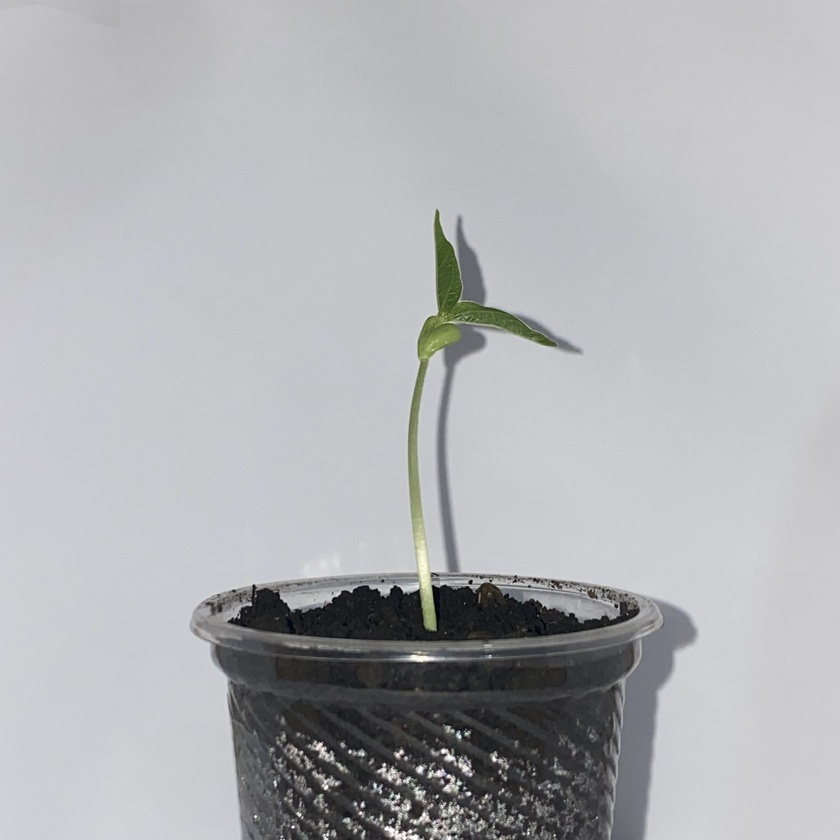
#> input picture growth/4.jpg, 840 x 840 px, shrunk from 3024 x 3024 before the run, found by its file name
$ jupyter execute --allow-errors 'Foreground with Blurred Background.ipynb'
#> lines starting #> are read from the running program, lines starting #| are printed output that depends on the picture; after the words box and inside, x2 and y2 are one past the last pixel; in counts of white or black regions, pixels touching at a corner belong together
[cell 1]
import cv2
import numpy as np

# Read the image
image = cv2.imread('images/growth/4.jpg')
#> image is the input picture: shape (840, 840, 3); mean B, G, R 181, 177.8, 177.1

#Convert to Grayscale
gray_image = cv2.cvtColor(image, cv2.COLOR_BGR2GRAY)

#Apply Gaussian Blurring
blurred_image = cv2.GaussianBlur(gray_image, (5, 5), 0)

#Edge Detection
edges = cv2.Canny(blurred_image, 100, 200)
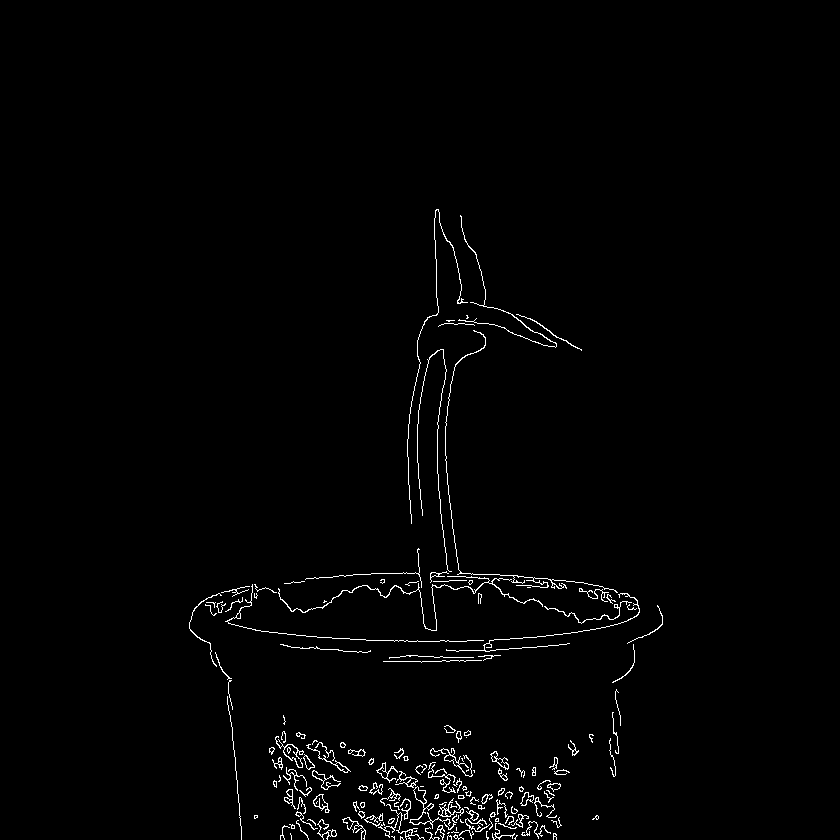
#> edges: shape (840, 840); 1.4% white in thin lines or dots, all inside (x1, y1, x2, y2) = (189, 209, 663, 840)

#Contour Detection
contours, hierarchy = cv2.findContours(edges, cv2.RETR_EXTERNAL, cv2.CHAIN_APPROX_SIMPLE)
#> contours = 168 contours, 112 with area under 20; largest, box (x1, y1, x2, y2) and area: (275, 736, 304, 768) 228, (409, 786, 451, 829) 180, (313, 794, 330, 813) 134, (278, 576, 543, 631) 123, (490, 751, 509, 770) 112

#Create a Mask
mask = cv2.drawContours(np.zeros_like(gray_image), contours, -1, (255), thickness=cv2.FILLED)
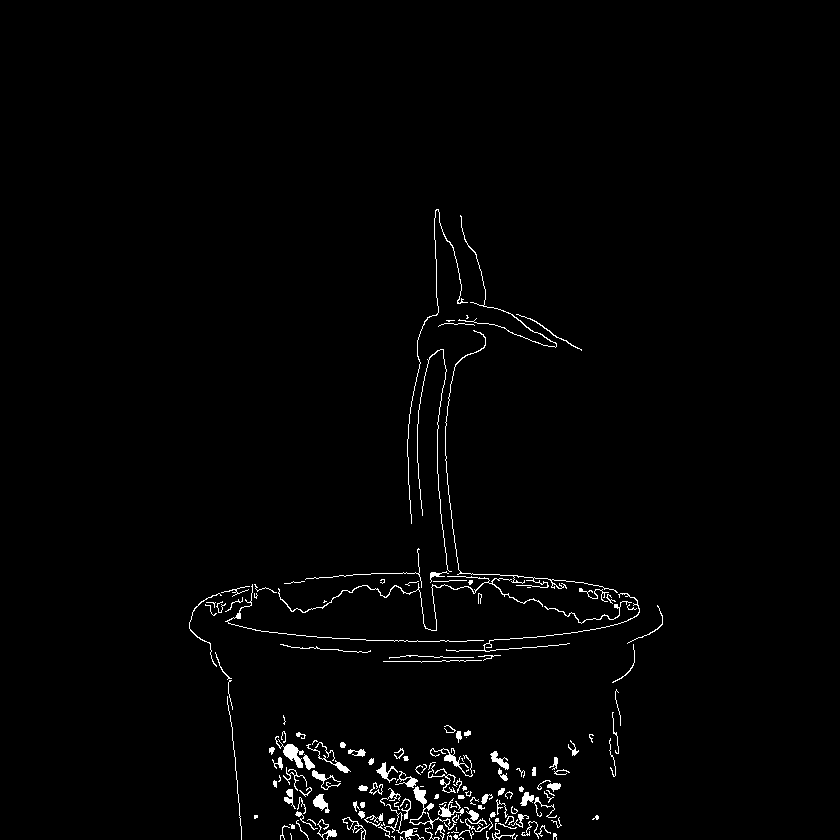
#> mask: shape (840, 840); 1.5% white in thin lines or dots, all inside (x1, y1, x2, y2) = (189, 209, 663, 840)

#Blur the Background
background_blurred = cv2.GaussianBlur(image, (15, 15), 0)

#Combine Foreground and Background
foreground = cv2.bitwise_and(image, image, mask=mask)
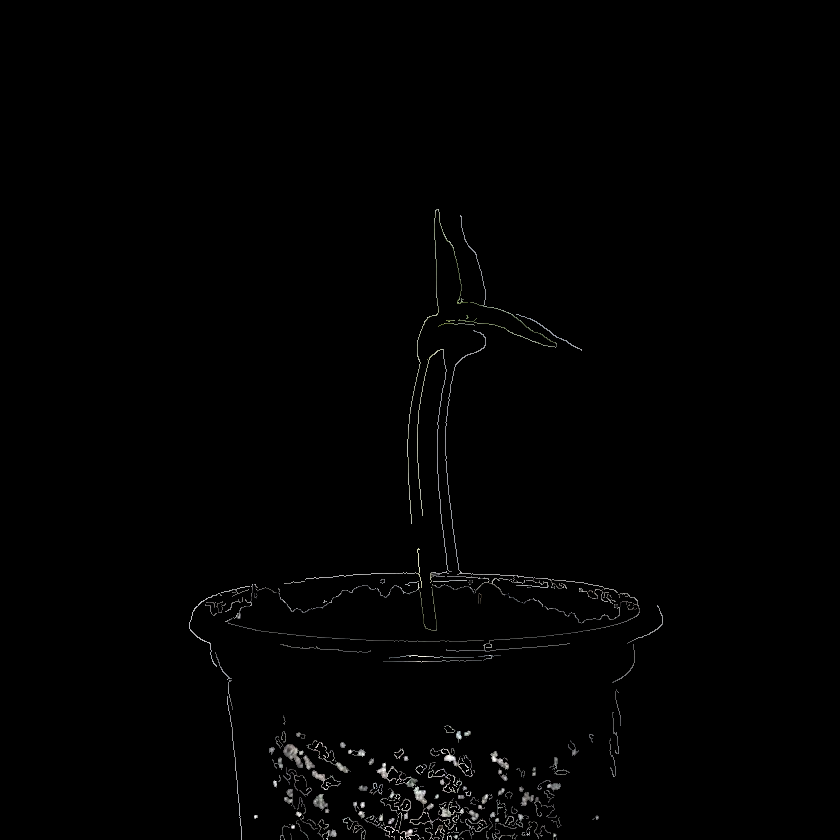
#> foreground: shape (840, 840, 3); mean B, G, R 1.9, 1.9, 1.9
background = cv2.bitwise_and(background_blurred, background_blurred, mask=cv2.bitwise_not(mask))
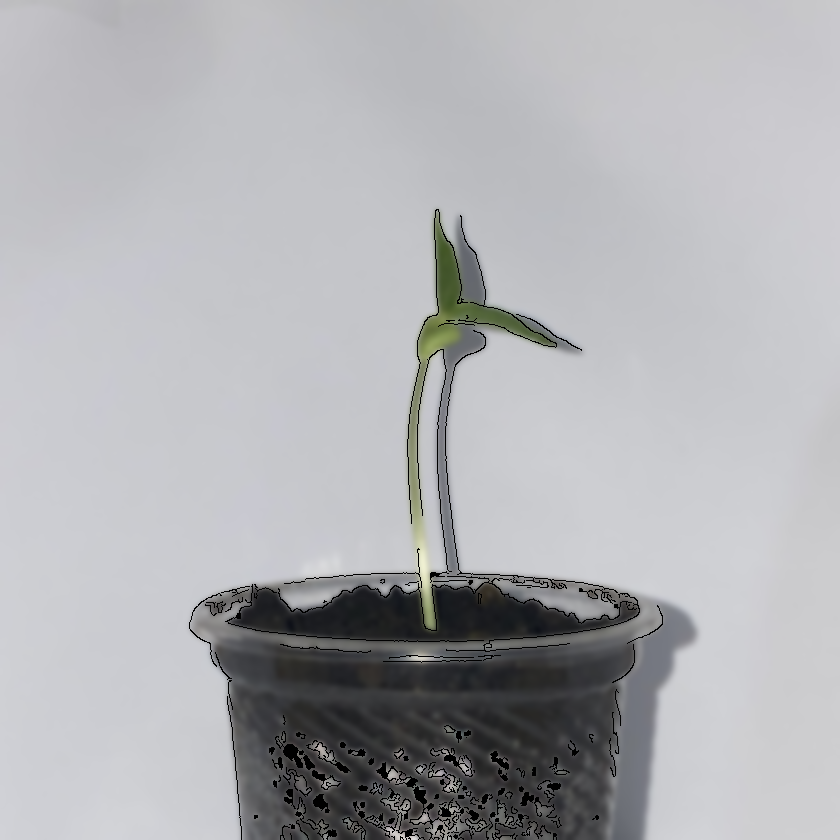
#> background: shape (840, 840, 3); mean B, G, R 179.3, 176, 175.3
final_output = cv2.add(foreground, background)

#Display the Result
cv2.imshow('Foreground with Blurred Background', final_output)
cv2.imwrite('final_output.jpg',final_output)
cv2.waitKey(0)
cv2.destroyAllWindows()

$ run again, with growth/1.jpg copied over growth/4.jpg
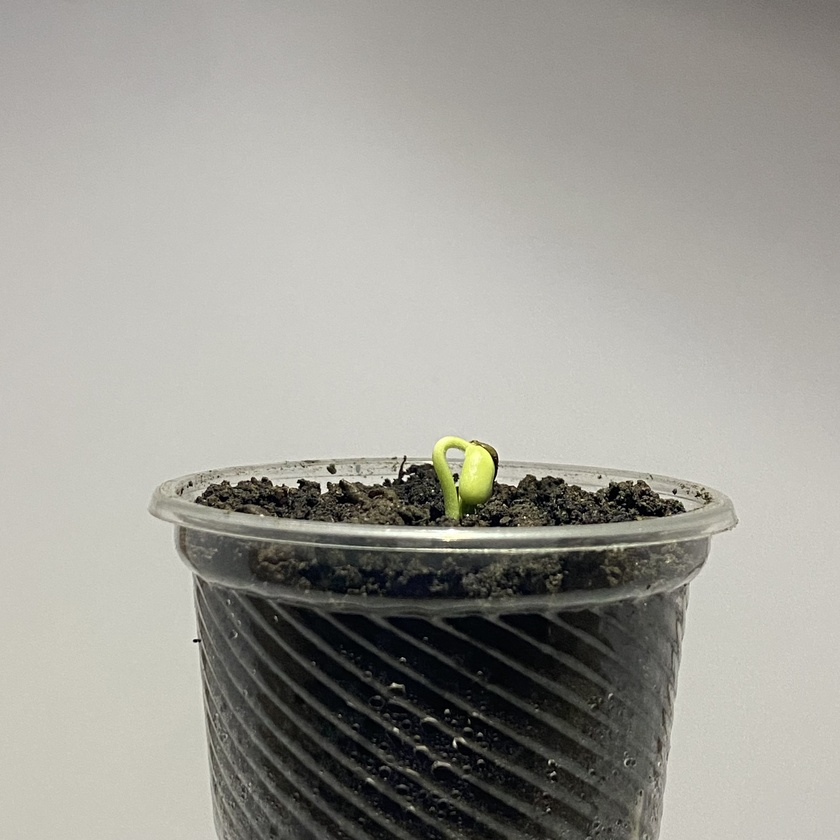
#> input picture growth/1.jpg, 840 x 840 px, shrunk from 3024 x 3024 before the run, found by its file name
#> image is the input picture: shape (840, 840, 3); mean B, G, R 149.6, 156.1, 157.5
#> `edges = cv2.Canny(blurred_image, 100, 200)`:
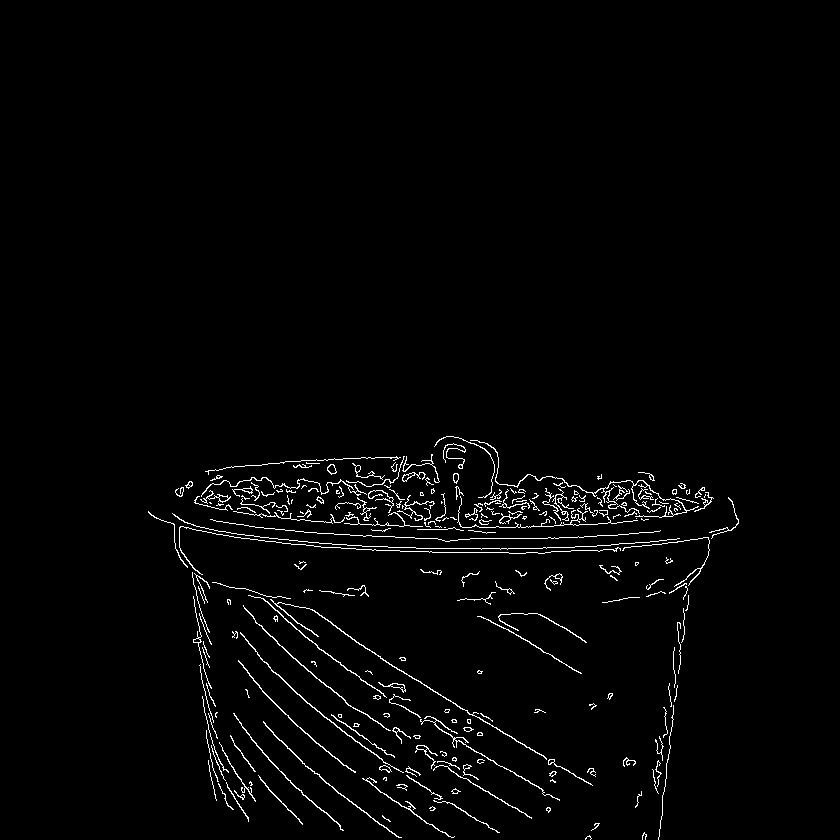
#> edges: shape (840, 840); 1.9% white in thin lines or dots, all inside (x1, y1, x2, y2) = (148, 436, 739, 840)
#> contours = 247 contours, 194 with area under 20; largest, box (x1, y1, x2, y2) and area: (270, 599, 547, 760) 172, (470, 440, 699, 518) 128, (240, 632, 404, 773) 118, (243, 605, 391, 731) 110, (263, 721, 402, 838) 104
#> `background = cv2.bitwise_and(background_blurred, background_blurred, m..`:
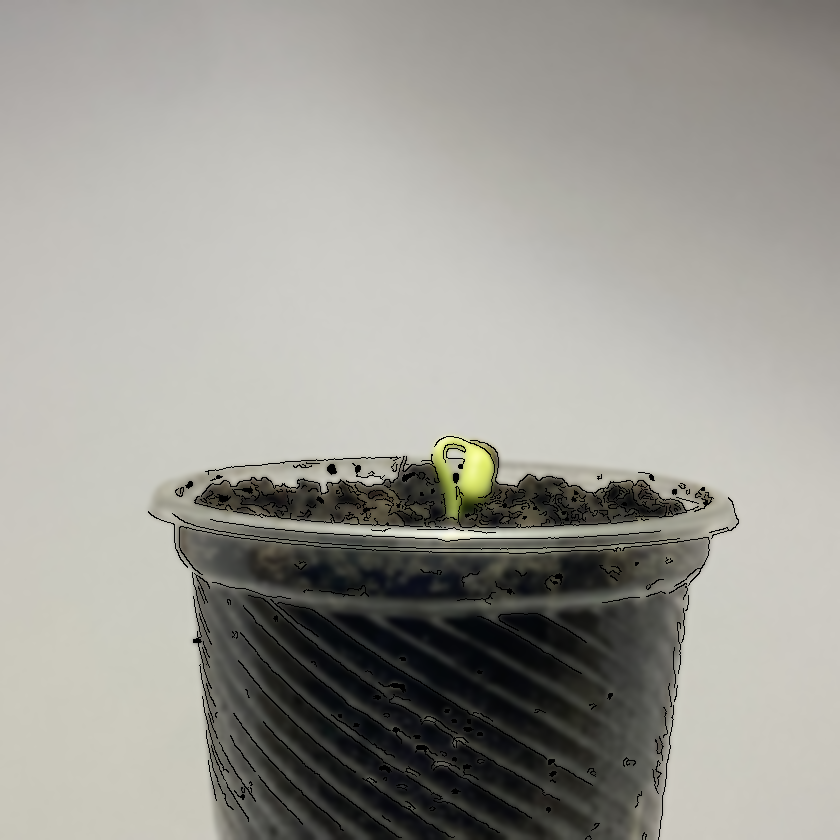
#> background: shape (840, 840, 3); mean B, G, R 148, 154.3, 155.7

$ run again, with growth/2.jpg copied over growth/4.jpg
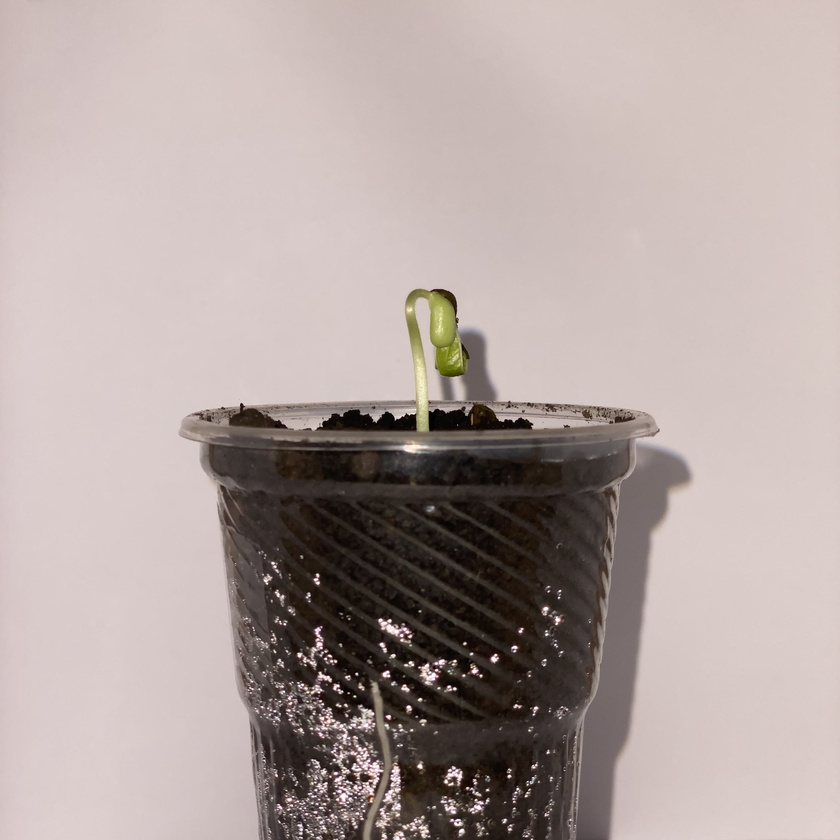
#> input picture growth/2.jpg, 840 x 840 px, shrunk from 3024 x 3024 before the run, found by its file name
#> image is the input picture: shape (840, 840, 3); mean B, G, R 160.5, 163.6, 177.1
#> `edges = cv2.Canny(blurred_image, 100, 200)`:
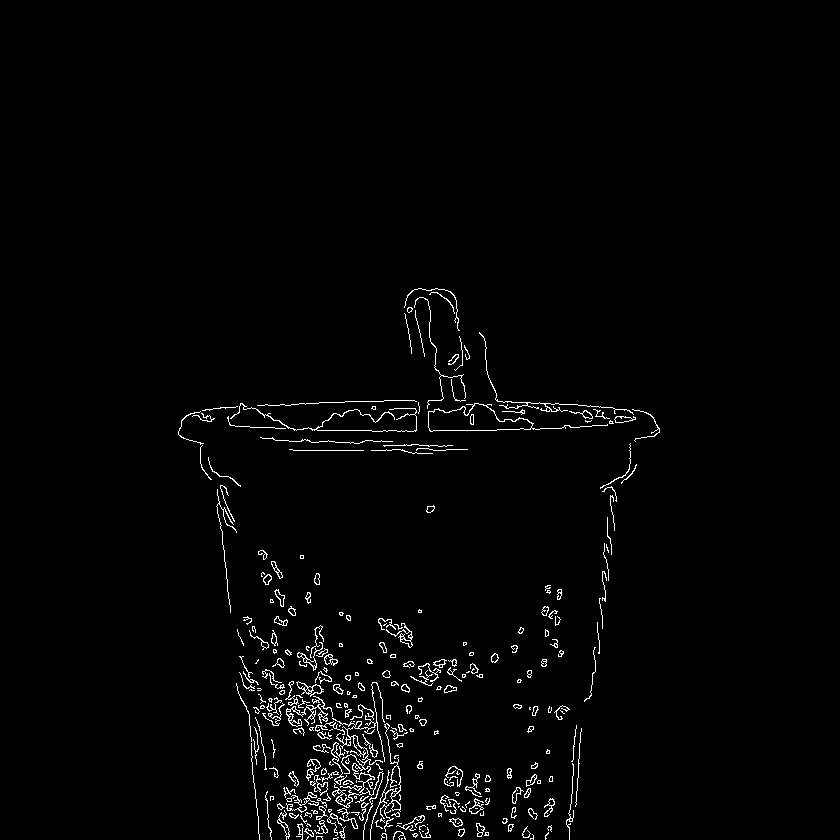
#> edges: shape (840, 840); 1.8% white in thin lines or dots, all inside (x1, y1, x2, y2) = (178, 288, 660, 840)
#> contours = 296 contours, 213 with area under 20; largest, box (x1, y1, x2, y2) and area: (428, 403, 608, 432) 1784, (286, 704, 328, 727) 210, (331, 682, 385, 785) 193, (370, 723, 401, 840) 192, (296, 681, 324, 697) 171
#> mask: shape (840, 840); 2.3% white; 296 white regions (105 under 20 px), largest, box (x1, y1, x2, y2) and area: (428, 403, 608, 432) 2001, (331, 682, 385, 785) 797, (370, 723, 401, 840) 486
#> `background = cv2.bitwise_and(background_blurred, background_blurred, m..`:
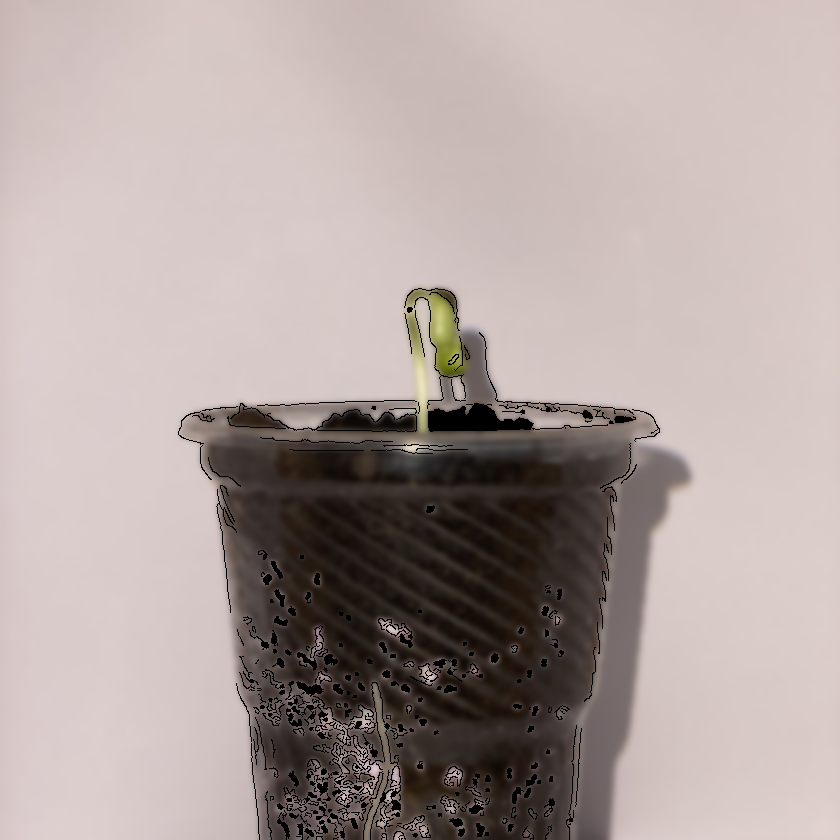
#> background: shape (840, 840, 3); mean B, G, R 158.4, 161.4, 174.5

$ run again, with growth/3.jpg copied over growth/4.jpg
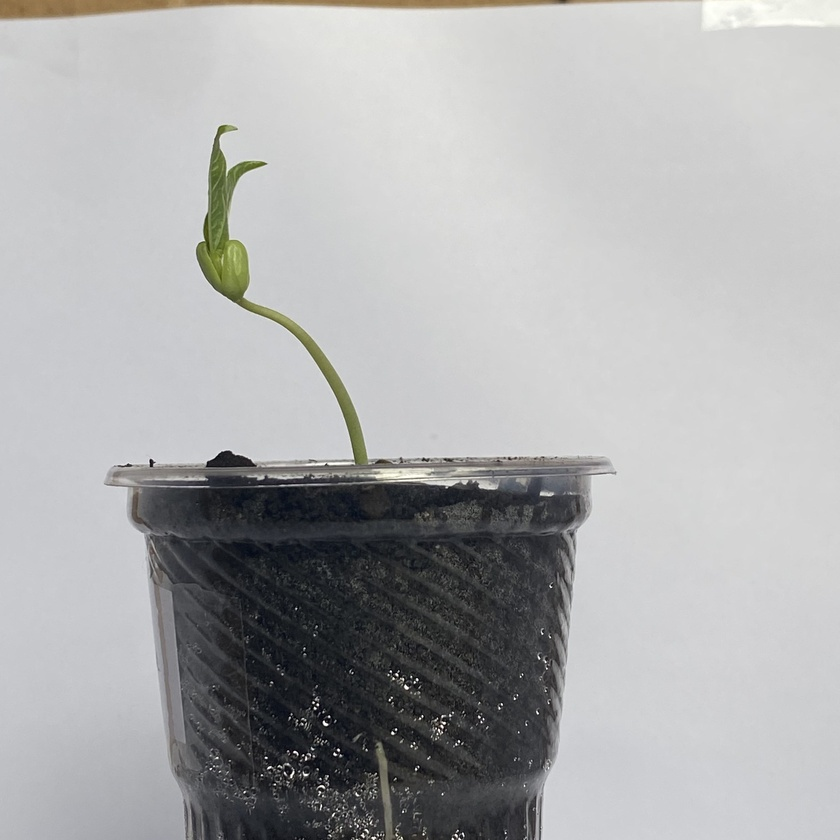
#> input picture growth/3.jpg, 840 x 840 px, shrunk from 3024 x 3024 before the run, found by its file name
#> image is the input picture: shape (840, 840, 3); mean B, G, R 173.7, 173.2, 172.7
#> `edges = cv2.Canny(blurred_image, 100, 200)`:
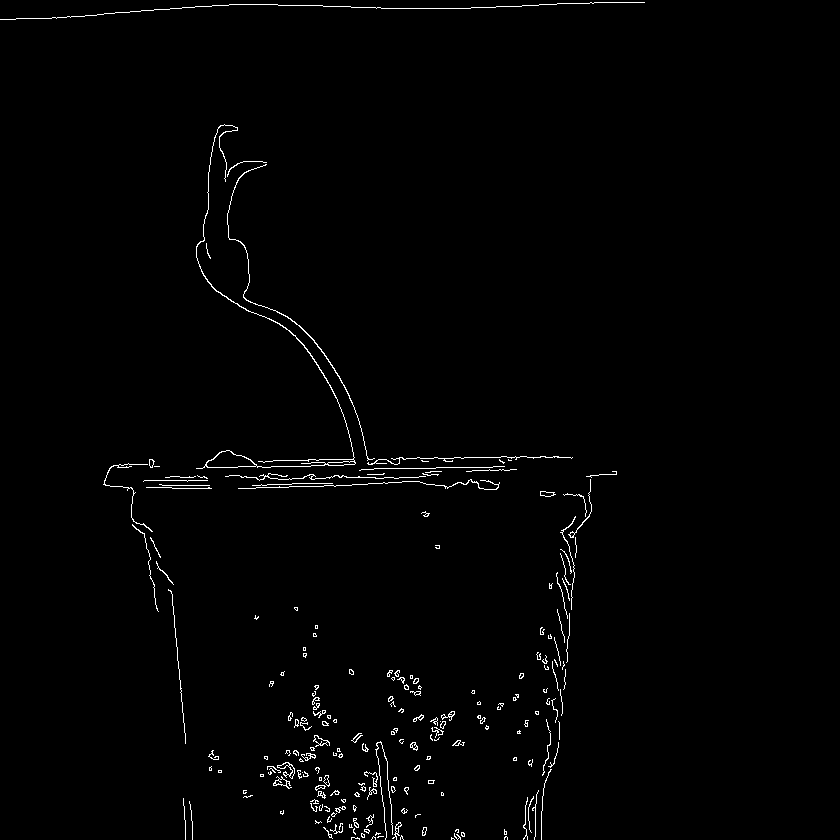
#> edges: shape (840, 840); 1.2% white in thin lines or dots, all inside (x1, y1, x2, y2) = (0, 2, 645, 840)
#> contours = 208 contours, 182 with area under 20; largest, box (x1, y1, x2, y2) and area: (196, 124, 356, 469) 748, (277, 762, 295, 779) 96, (227, 164, 375, 461) 95, (273, 776, 292, 789) 72, (313, 735, 330, 747) 70
#> `background = cv2.bitwise_and(background_blurred, background_blurred, m..`:
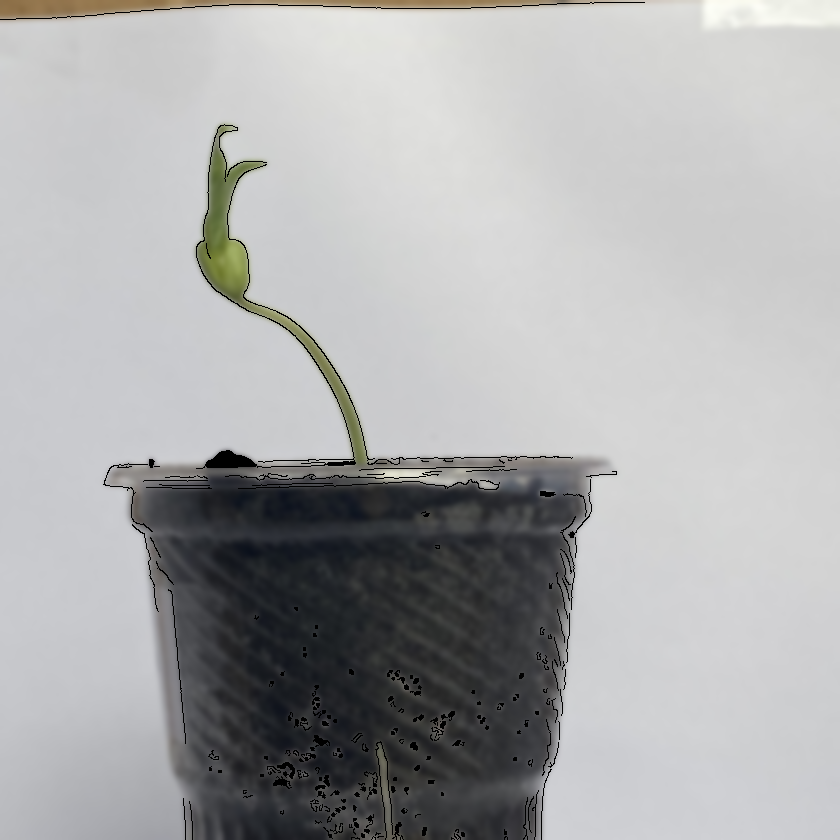
#> background: shape (840, 840, 3); mean B, G, R 172.3, 171.7, 171.3
